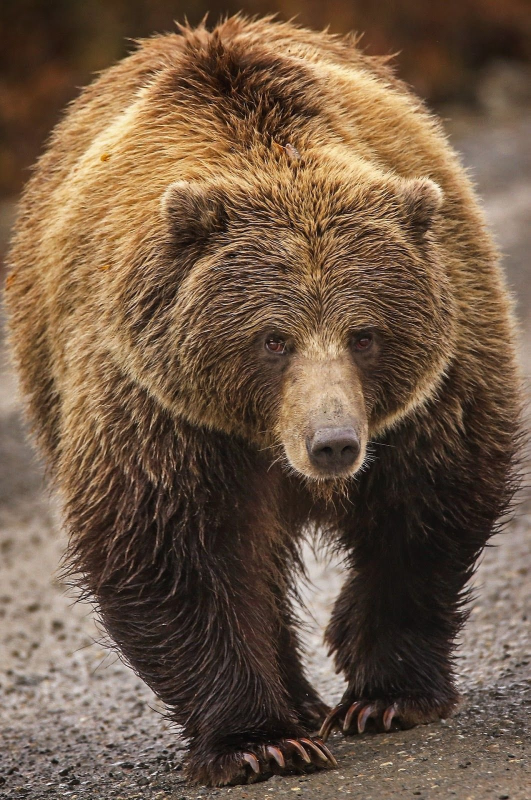
#> input picture первая лаба/result/train/039b2ae790.jpg/039b2ae790.jpg, 1061 x 1600 px (shown at 1/2 size)
$ python main.py
#> lines starting #> are read from the running program, lines starting #| are printed output that depends on the picture; pictures that were not available may be replaced by others from this repository, and a replacement may not be noted
### первая лаба/augmentation.py
import math
import random

import cv2
import numpy as np


# [46 lines left out: functions rotate, translate, shear, flip, crop_resize, inject_noise, not called in this run]


def adjust_brightness(image: np.ndarray, brightness_range=(-50, 50)) -> np.ndarray:
    value = random.uniform(*brightness_range)
    hsv = cv2.cvtColor(image, cv2.COLOR_BGR2HSV).astype(np.float32)
    hsv[:, :, 2] = np.clip(hsv[:, :, 2] + value, 0, 255)
    return cv2.cvtColor(hsv.astype(np.uint8), cv2.COLOR_HSV2BGR)


# [63 lines left out: functions jitter, kernel_filter, random_erasing, hide_and_seek, not called in this run]


def augment_image(image: np.ndarray) -> np.ndarray:
    functions = [
        rotate,
        translate,
        shear,

        flip,
        crop_resize,
        inject_noise,
        adjust_brightness,
        jitter,
        kernel_filter,

        random_erasing,
        hide_and_seek
    ]
    func = random.choice(functions)
    return func(image)


def augment_images(batch: list) -> list:
    return [augment_image(img) for img in batch]

### первая лаба/main.py
import json
import os
import shutil
from random import *

import cv2
import matplotlib.pyplot as plt
import numpy as np

import augmentation


def pop_images_by_ratio(stack_images, initial_count, ratio):
    result_list = []

    count_to_pop = round(initial_count * ratio)

    for i in range(count_to_pop):
        if len(stack_images) == 0:
            break
        result_list.append(stack_images.pop())

    return result_list


def read_all_classes(root):
    return list(os.listdir(root))


def validate_ratios(ratios: dict):
    if sum(ratios.values()) != 1:
        raise Exception('Сумма соотношений не равна единице!')


def clear_result_dir():
    global RESULT_PATH
    shutil.rmtree(RESULT_PATH, ignore_errors=True)


def get_result_dir_and_filename(division: str, clazz: str, source_image_path: str):
    global RESULT_PATH
    return f'{RESULT_PATH}/{division}/{clazz}/', os.path.split(source_image_path)[1]


def copy_sources_to_divided(divided_images):
    global RESULT_PATH

    for clazz, divisions in divided_images.items():
        for division, images in divisions.items():
            for source_image_path in images:
                result_dir, filename = get_result_dir_and_filename(division, clazz, source_image_path)
                os.makedirs(result_dir, exist_ok=True)
                shutil.copy(source_image_path, f'{result_dir}/{filename}')


def create_augmented_image_by_path(image_path, augmentation_function=augmentation.augment_image):
    img = cv2.imread(image_path)
    if img is not None:
        augmented_img = augmentation_function(img)

        directory, full_filename = os.path.split(image_path)
        filename, extension = full_filename.rsplit('.', 1)
        augmented_filename = f'{directory}/{filename}_augmented.{extension}'

        cv2.imwrite(augmented_filename, augmented_img)
        return augmented_img


def read_all_class_images(class_path: str):
    global ALLOWED_EXTENSIONS
    result = []

    for filename in os.listdir(class_path):
        _, file_extension = os.path.splitext(filename)
        if any(extension == file_extension for extension in ALLOWED_EXTENSIONS):
            result.append(f'{class_path}/{filename}')

    return result


def divide_images(images: list, ratios: dict):
    divided_images = dict.fromkeys(ratios.keys())

    shuffled_images = images.copy()
    shuffle(shuffled_images)

    initial_count = len(shuffled_images)
    for division, ratio in ratios.items():
        divided_images[division] = pop_images_by_ratio(shuffled_images, initial_count, ratio)

    if len(shuffled_images) != 0:
        divided_images[list(divided_images.keys())[-1]].append(shuffled_images)

    return divided_images


def get_divided_images(source_path: str, ratios: dict) -> dict:
    classes = read_all_classes(SOURCE_PATH)
    print(f'Обнаруженные классы: {classes}\n')

    divided_images = {}
    for clazz in classes:
        class_images = read_all_class_images(f'{source_path}/{clazz}')
        divided_images[clazz] = divide_images(class_images, ratios)

    print(json.dumps(divided_images, indent=4, ensure_ascii=False))

    return divided_images


def augment_images_by_division(divided_images):
    augmented_images = []
    for clazz, divisions in divided_images.items():
        for division, images in divisions.items():
            if division in ['val', 'test']:
                continue
            for source_image_path in images:
                result_dir, filename = get_result_dir_and_filename(division, clazz, source_image_path)
                augmented_image = create_augmented_image_by_path(f'{result_dir}/{filename}')
                augmented_images.append(augmented_image)
    return augmented_images


def visualize_batch(images: list, cols: int = 5):
    rows = int(np.ceil(len(images) / cols))
    figsize = 10
    plt.figure(figsize=(figsize, figsize))
    for idx, img in enumerate(images):
        plt.subplot(rows, cols, idx + 1)
        img_rgb = cv2.cvtColor(img, cv2.COLOR_BGR2RGB)
        plt.imshow(img_rgb)
        plt.axis('off')
    plt.show()


SOURCE_PATH = 'source_images'
RESULT_PATH = 'result'

ALLOWED_EXTENSIONS = ['.jpg']

RATIOS = {
    "train": 0.8,
    "val": 0.1,
    "test": 0.1,
}


def main():
    global SOURCE_PATH, RESULT_PATH, RATIOS

    validate_ratios(RATIOS)
    divided_images = get_divided_images(SOURCE_PATH, RATIOS)

    clear_result_dir()
    copy_sources_to_divided(divided_images)

    augmented_images = augment_images_by_division(divided_images)
#> in create_augmented_image_by_path, img is the input picture: shape (1600, 1061, 3); mean B, G, R 69.9, 89.7, 112.7
#> in adjust_brightness, `hsv = cv2.cvtColor(image, cv2.COLOR_BGR2HSV).astype(np.float32)`:
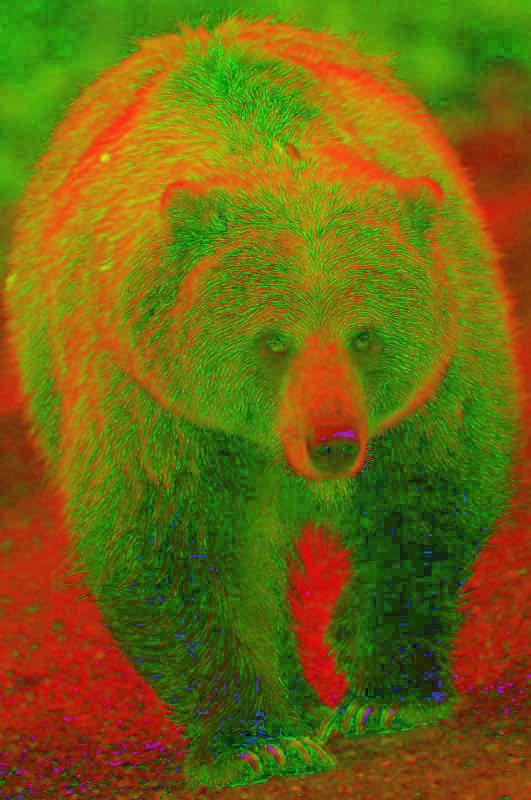
#> hsv: shape (1600, 1061, 3) float32 (shown at 1/2 size); mean B, G, R 13.9, 102.9, 112.7
#> in adjust_brightness, `hsv[:, :, 2] = np.clip(hsv[:, :, 2] + value, 0, 255)`:
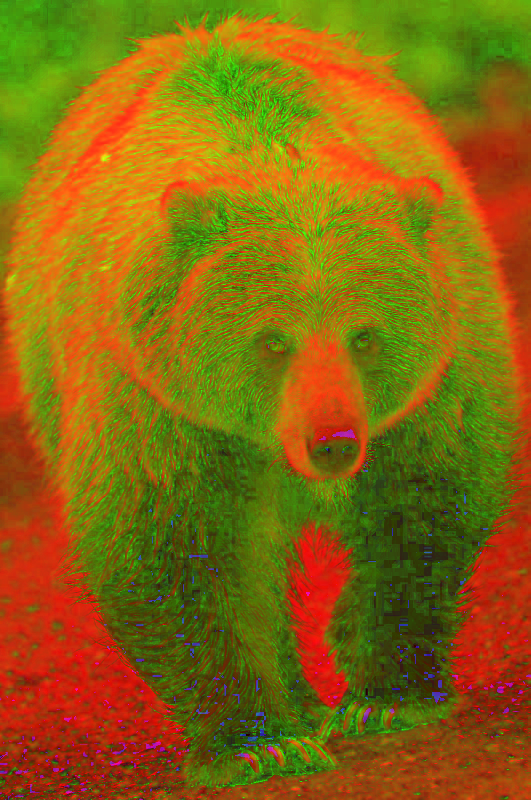
#> hsv: shape (1600, 1061, 3) float32 (shown at 1/2 size); mean B, G, R 13.9, 102.9, 138
#> in adjust_brightness, `return cv2.cvtColor(hsv.astype(np.uint8), cv2.COLOR_HSV2BGR)`:
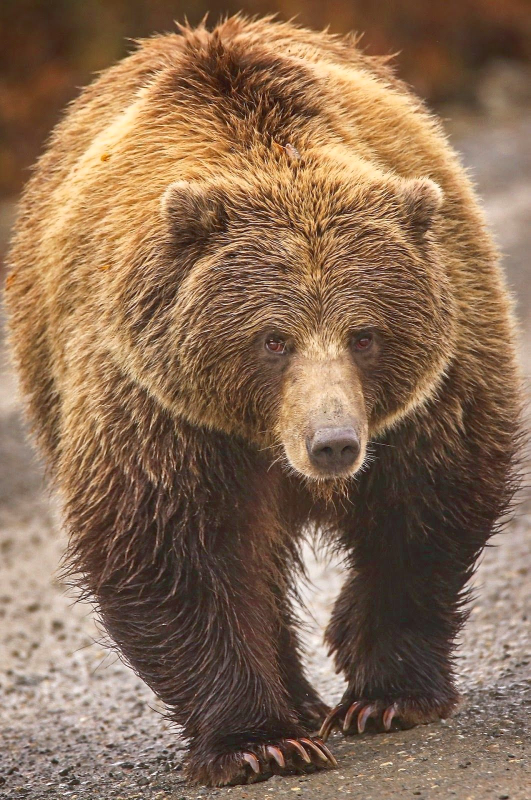
#> returned value: shape (1600, 1061, 3) (shown at 1/2 size); mean B, G, R 84.2, 108.3, 137.5

    visualize_batch(augmented_images[:20])


if __name__ == '__main__':
    main()

$ run again, on первая лаба/result/train/048d7b29e3.jpg/048d7b29e3.jpg
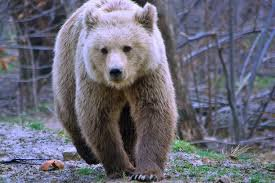
#> input picture первая лаба/result/train/048d7b29e3.jpg/048d7b29e3.jpg, 275 x 183 px
#> in create_augmented_image_by_path, img is the input picture: shape (183, 275, 3); mean B, G, R 118.7, 105.6, 105.7
#> in adjust_brightness, `hsv[:, :, 2] = np.clip(hsv[:, :, 2] + value, 0, 255)`:
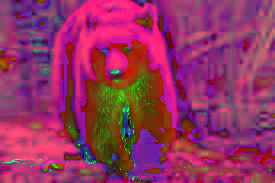
#> hsv: shape (183, 275, 3) float32; mean B, G, R 97.2, 50.5, 148.7
#> in adjust_brightness, `return cv2.cvtColor(hsv.astype(np.uint8), cv2.COLOR_HSV2BGR)`:
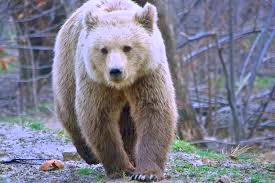
#> returned value: shape (183, 275, 3); mean B, G, R 141.7, 126.2, 126.5

$ run again, on первая лаба/result/train/08e665796d.jpg/08e665796d.jpg
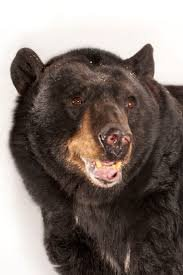
#> input picture первая лаба/result/train/08e665796d.jpg/08e665796d.jpg, 183 x 275 px
#> in create_augmented_image_by_path, img is the input picture: shape (275, 183, 3); mean B, G, R 109.8, 115.6, 127.3
#> in adjust_brightness, `hsv[:, :, 2] = np.clip(hsv[:, :, 2] + value, 0, 255)`:
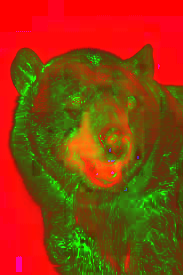
#> hsv: shape (275, 183, 3) float32; mean B, G, R 10.9, 62.2, 146.9
#> in adjust_brightness, `return cv2.cvtColor(hsv.astype(np.uint8), cv2.COLOR_HSV2BGR)`:
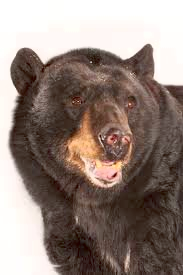
#> returned value: shape (275, 183, 3); mean B, G, R 122.5, 130.2, 146.2
